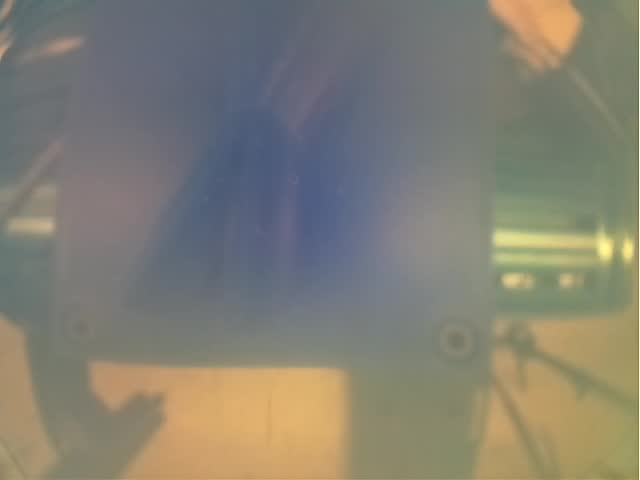
#> input picture real_data_test/rgb_images/10.jpg, 640 x 480 px; its folder holds 4 pictures in this run
$ python bo_rgb.py
#> lines starting #> are read from the running program, lines starting #| are printed output that depends on the picture
"""
bo_rgb.py
=========
Bayesian optimization to calibrate RGB rendering parameters against
all real RGB images in real_data/rgb_images/ (mean loss across all targets).

Pipeline
--------
1. Load 47.jpg as target (128x128)
2. For each BO trial:
   a. Write params JSON to temp file
   b. Call Blender with gs_rgb_render.py (fixed scene)
   c. Apply post-FX in Python:
      barrel distortion + radial blur + vignette +
      radial warm tint + haze (gel optics simulation)
   d. loss = 0.2*MSE + 0.5*Bhattacharyya + 0.3*(1-SSIM)
3. forest_minimize over 22-D parameter space
4. Save bo_results/best_rgb_params.json + best_rgb_render.png + rgb_convergence.png

Usage
-----
    pip install scikit-optimize opencv-python matplotlib
    python bo_rgb.py
"""

import os, json, subprocess, tempfile, time, shutil
import numpy as np
import cv2
import matplotlib; matplotlib.use('Agg')
import matplotlib.pyplot as plt

try:
    from skopt import forest_minimize
    from skopt.space import Real
    from skopt.utils import use_named_args
except ImportError:
    raise SystemExit('scikit-optimize not found.\nInstall with:  pip install scikit-optimize')

# ── Paths ──────────────────────────────────────────────────────
SCRIPT_DIR    = os.path.dirname(os.path.abspath(__file__))
ROOT_DIR      = os.path.dirname(SCRIPT_DIR)
BLENDER_PATH  = '/home/shared/blender-4.2.0-linux-x64/blender'
RESULTS_DIR   = os.path.join(ROOT_DIR, 'bo_results', 'rgb')
RENDER_SCRIPT = os.path.join(SCRIPT_DIR, 'gs_rgb_render.py')
BLEND_FILE    = os.path.join(ROOT_DIR, 'gelsight_sampler.blend')
os.makedirs(RESULTS_DIR, exist_ok=True)

TARGET_SIZE = (128, 128)
LOSS_THRESHOLD = 0.05

# ── Load targets (all real RGB images) ─────────────────────────
def _load_targets():
    targets = []
    img_dir = os.path.join(ROOT_DIR, 'real_data_test', 'rgb_images')
    fnames = sorted(f for f in os.listdir(img_dir)
                    if f.lower().endswith(('.jpg', '.jpeg', '.png')))
    for fname in fnames:
        img = cv2.imread(os.path.join(img_dir, fname))
#> img is the input picture: shape (480, 640, 3); mean B, G, R 115.8, 127.8, 130.7
        if img is None:
            continue
        img = cv2.resize(img, TARGET_SIZE).astype(np.float32) / 255.0
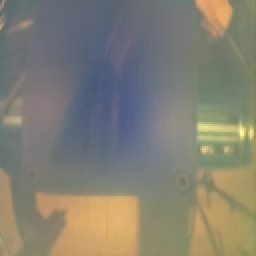
#> img: shape (128, 128, 3) float32 (shown 2 times larger); mean B, G, R 0.453, 0.5, 0.512
        targets.append(img)
#> pass 2 of the loop in _load_targets, `for fname in fnames:`:
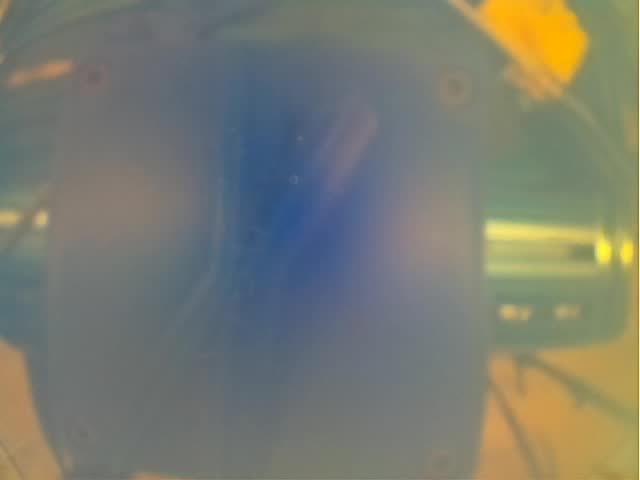
#> input picture real_data_test/rgb_images/101.jpg, 640 x 480 px
#> in _load_targets, img is the input picture: shape (480, 640, 3); mean B, G, R 112.3, 123.8, 121.6
#> in _load_targets, `img = cv2.resize(img, TARGET_SIZE).astype(np.float32) / 255.0`:
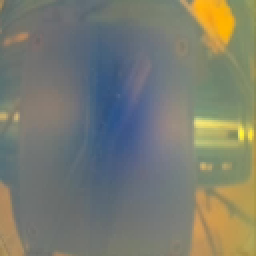
#> img: shape (128, 128, 3) float32 (shown 2 times larger); mean B, G, R 0.44, 0.485, 0.476
#> pass 3 of the loop in _load_targets, `for fname in fnames:`:
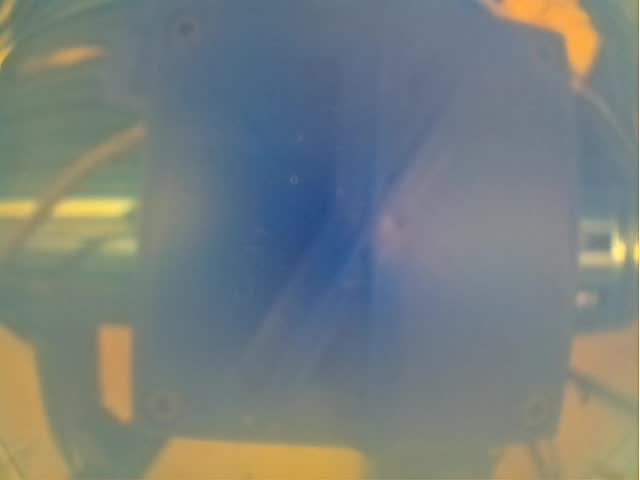
#> input picture real_data_test/rgb_images/102.jpg, 640 x 480 px
#> in _load_targets, img is the input picture: shape (480, 640, 3); mean B, G, R 125.2, 127.1, 119.7
#> in _load_targets, `img = cv2.resize(img, TARGET_SIZE).astype(np.float32) / 255.0`:
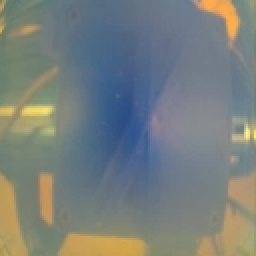
#> img: shape (128, 128, 3) float32 (shown 2 times larger); mean B, G, R 0.49, 0.498, 0.469
#> the loop made 4 passes; the first 3 are shown
    if not targets:
        raise RuntimeError(f'No images found in {img_dir}')
    mean_img = np.mean(targets, axis=0)
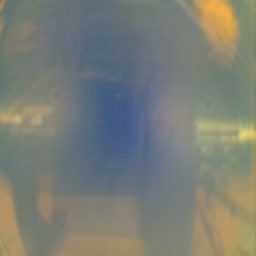
#> mean_img: shape (128, 128, 3) float32 (shown 2 times larger); mean B, G, R 0.464, 0.494, 0.482
    cv2.imwrite(os.path.join(RESULTS_DIR, 'rgb_target_mean.png'),
                (mean_img * 255).astype(np.uint8))
    print(f'Targets: {len(targets)} images from real_data/rgb_images/')
    print(f'  Mean target → {RESULTS_DIR}/rgb_target_mean.png')
    return targets

TARGETS = _load_targets()

# ── Post-FX (applied in Python, not in Blender) ───────────────

# [114 lines left out: functions _barrel, _gblur, _boost_sat, _apply_fx, _ssim, _image_loss, not called in this run]

# ── Parameter space (22-D) ─────────────────────────────────────
PARAM_SPACE = [
    # World / ambient lighting
#> (the run stopped early here; a loop or call above may not have finished)
